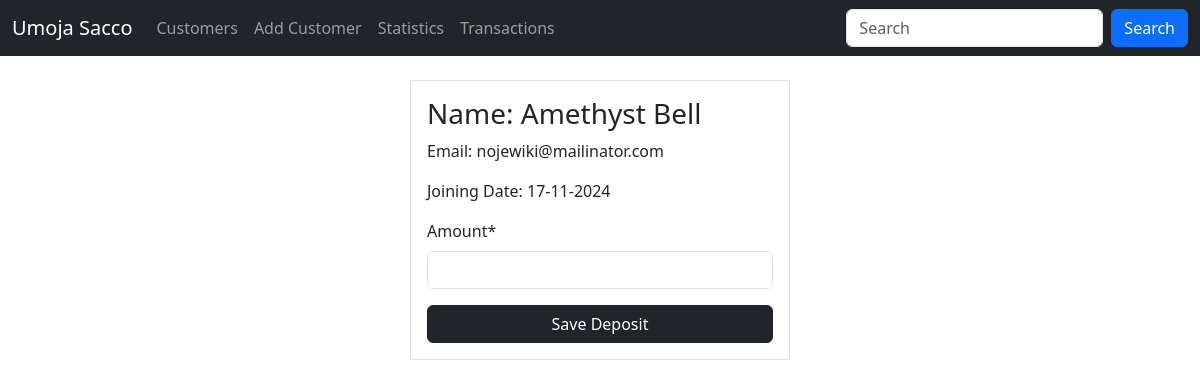
Page /customers/deposit/106 on the earlier database version.
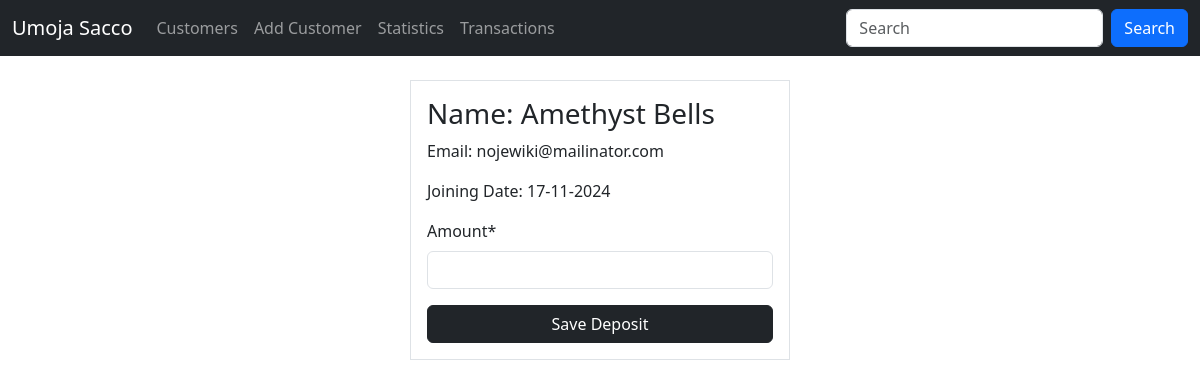
Same page on the later database version.
### sacco/models.py (models this page shows, shortened)
class Customer(models.Model):
    first_name = models.CharField(max_length=30) #charfield = varchar
    last_name = models.CharField(max_length=30)
    email = models.EmailField(unique=True) #varchar + ensures email is unique
    dob = models.DateField()
    gender = models.CharField(max_length=10)
    weight = models.IntegerField(default=0)
    profile_pic = models.ImageField(upload_to=generate_unique_name, null=True)
    created_at = models.DateTimeField(auto_now_add=True)
    updated_at = models.DateTimeField(auto_now=True)
    class Meta:
        db_table = 'customers'

### sacco/views.py (the view)
# urls.py: path('customers/deposit/<int:customer_id>', views.deposit, name='deposit'),
def deposit(request, customer_id):
    customer = get_object_or_404(Customer, id=customer_id)
    if request.method == "POST":
        form = DepositForm(request.POST)
        if form.is_valid():
            amount = form.cleaned_data['amount']
            depo = Deposit(amount=amount, status=True, customer=customer)
            depo.save()
            return redirect('customers')
    else:
        form = DepositForm()
    return render(request, 'deposit_form.html', {"form": form, 'customer': customer})

### sacco/app_forms.py
class DepositForm(forms.ModelForm):
    class Meta:
        model = Deposit
        fields = ['amount']
        widgets = {
            'amount': forms.NumberInput(attrs={'type': 'number', 'min': '0', 'max': '100000'}),
        }

### templates/deposit_form.html (shortened to what this page needs)
{% extends 'master.html' %}
{% load crispy_forms_filters %}
{% block content %}
    <div class="container">
        <div class="row justify-content-center">
            <div class="col-sm-4 border my-4 p-3">
                <h3>Name: {{ customer.first_name }} {{ customer.last_name }}</h3>
                <p>Email: {{ customer.email }}</p>
                <p>Joining Date: {{ customer.created_at | date:"d-m-Y" }}</p>
                <form action="" method="post">
                    {{ form | crispy }}
                    <button class="btn btn-dark w-100">Save Deposit</button>
                </form>
            </div>
        </div>
    </div>
{% endblock %}

Differences in the rows shown:
changed Customer "Amethyst": last_name "Bell" → "Bells"
